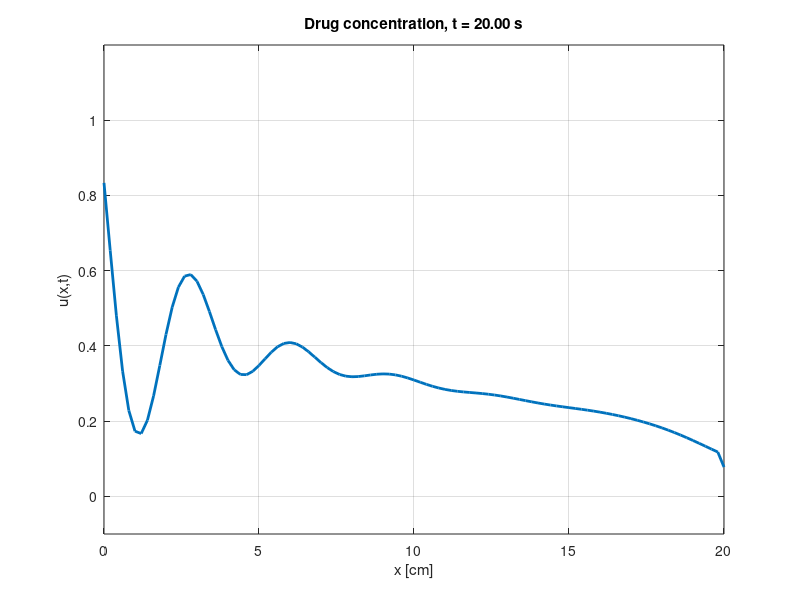
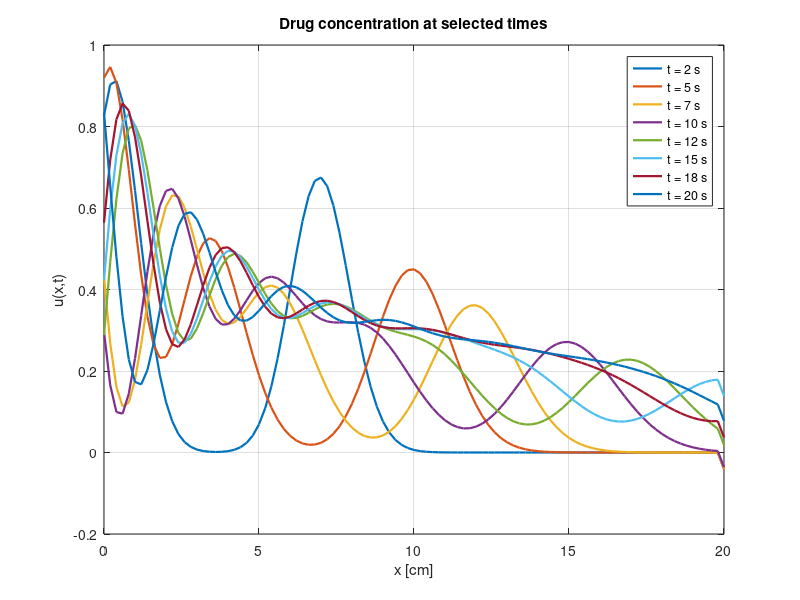

MATLAB code for these plots, in order:
clc; clear variables; close all;

% Parameters
alpha = 1;
nu    = 0.1;
c     = 0.05;

L  = 20;
T  = 20;
dt = 0.01;

numIntervals = 100;
N = numIntervals + 1; % Eq. 19
x = linspace(0, L, N)'; % Eq. 23
dx = x(2) - x(1); % Eq. 20
Nt = round(T/dt); % Eq. 22

%% Boundary condition data
leftBC = @(t) sin(t).^2; % Eq. 27
qRight = -0.2;       % Eq. 28

%% Initial condition
u = exp(-(x - 5).^2); % Eq. 26

% Enforce left boundary at t = 0
u(1) = leftBC(0);

% Optional: enforce right Neumann condition at t = 0
% This slightly modifies the endpoint because the initial condition
% is not compatible with du/dx = -0.2 at x = 20.
u(end) = u(end-1) + dx*qRight;

%% Crank-Nicolson coefficients
r = nu*dt/(2*dx^2);
s = alpha*dt/(4*dx);
k = c*dt/2;

A = spalloc(N, N, 3*N);
B = spalloc(N, N, 3*N);

%% Interior points
for i = 2:N-1
    % Left-hand side: u^{n+1}
    A(i,i-1) = -r - s;
    A(i,i)   =  1 + 2*r + k;
    A(i,i+1) = -r + s;

    % Right-hand side: u^n
    B(i,i-1) =  r + s;
    B(i,i)   =  1 - 2*r - k;
    B(i,i+1) =  r - s;
end

%% Left Dirichlet boundary: u(0,t) = sin^2(t)
A(1,1) = 1;
B(1,:) = 0;

%% Right Neumann boundary: du/dx = -0.2
% First-order backward difference:
%
% (u_N - u_{N-1})/dx = qRight
%
% Therefore:
%
% u_N - u_{N-1} = dx*qRight

A(N,N)   = 1;
A(N,N-1) = -1;
B(N,:)   = 0;

%% Times to store for final plot
snapshotTimes = [2 5 7 10 12 15 18 20];
snapshotSteps = round(snapshotTimes/dt);

snapshots = zeros(N, length(snapshotTimes));
snapshotCounter = 1;

%% Animation setup
figure;
h = plot(x, u, 'LineWidth', 2);
grid on;
xlabel('x [cm]');
ylabel('u(x,t)');
title('Drug concentration');
ylim([-0.1 1.2]);

%% Time stepping
for n = 0:Nt-1
    tNew = (n+1)*dt;

    rhs = B*u;

    % Apply boundary values at the new time level
    rhs(1) = leftBC(tNew);
    rhs(N) = dx*qRight;

    % Solve linear system
    u = A\rhs;

    % Store snapshots
    if snapshotCounter <= length(snapshotSteps) && n+1 == snapshotSteps(snapshotCounter)
        snapshots(:,snapshotCounter) = u;
        snapshotCounter = snapshotCounter + 1;
    end

    % Animate every few time steps
    if mod(n,5) == 0 || n == Nt-1
        set(h, 'YData', u);
        title(sprintf('Drug concentration, t = %.2f s', tNew));
        drawnow;
    end
end

%% Plot requested time profiles
figure;
plot(x, snapshots, 'LineWidth', 1.6);
grid on;
xlabel('x [cm]');
ylabel('u(x,t)');
title('Drug concentration at selected times');

legendLabels = arrayfun(@(tt) sprintf('t = %g s', tt), ...
    snapshotTimes, 'UniformOutput', false);

legend(legendLabels, 'Location', 'best');
